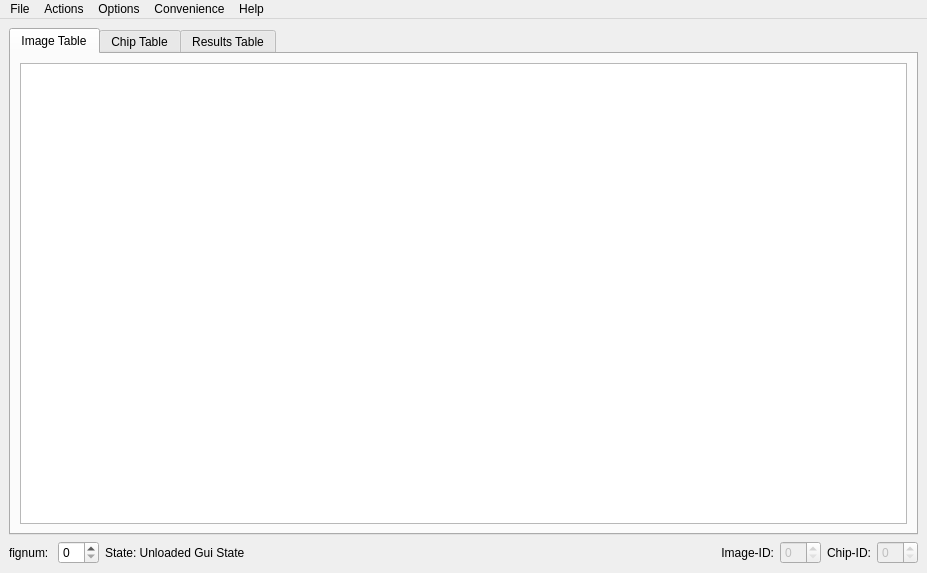
<?xml version="1.0" encoding="UTF-8"?>
<ui version="4.0">
 <class>mainSkel</class>
 <widget class="QMainWindow" name="mainSkel">
  <property name="geometry">
   <rect>
    <x>0</x>
    <y>0</y>
    <width>927</width>
    <height>573</height>
   </rect>
  </property>
  <property name="windowTitle">
   <string>HotSpotter</string>
  </property>
  <widget class="QWidget" name="centralwidget">
   <layout class="QGridLayout" name="gridLayout_2">
    <item row="1" column="1">
     <layout class="QHBoxLayout" name="root_hlayout">
      <item>
       <widget class="QTabWidget" name="tablesTabWidget">
        <property name="sizePolicy">
         <sizepolicy hsizetype="Expanding" vsizetype="Expanding">
          <horstretch>0</horstretch>
          <verstretch>0</verstretch>
         </sizepolicy>
        </property>
        <property name="currentIndex">
         <number>0</number>
        </property>
        <widget class="QWidget" name="image_view">
         <property name="minimumSize">
          <size>
           <width>445</width>
           <height>0</height>
          </size>
         </property>
         <attribute name="title">
          <string>Image Table</string>
         </attribute>
         <layout class="QGridLayout" name="gridLayout_3">
          <item row="0" column="0">
           <layout class="QVBoxLayout" name="verticalLayout">
            <item>
             <widget class="QTableWidget" name="image_TBL">
              <property name="sortingEnabled">
               <bool>true</bool>
              </property>
             </widget>
            </item>
           </layout>
          </item>
         </layout>
        </widget>
        <widget class="QWidget" name="chip_view">
         <attribute name="title">
          <string>Chip Table</string>
         </attribute>
         <layout class="QGridLayout" name="gridLayout_4">
          <item row="0" column="0">
           <layout class="QVBoxLayout" name="verticalLayout_3">
            <item>
             <widget class="QTableWidget" name="chip_TBL">
              <property name="sortingEnabled">
               <bool>true</bool>
              </property>
             </widget>
            </item>
           </layout>
          </item>
         </layout>
        </widget>
        <widget class="QWidget" name="result_view">
         <attribute name="title">
          <string>Results Table</string>
         </attribute>
         <layout class="QVBoxLayout" name="verticalLayout_5">
          <item>
           <layout class="QVBoxLayout" name="verticalLayout_4">
            <item>
             <widget class="QTableWidget" name="res_TBL">
              <property name="sortingEnabled">
               <bool>true</bool>
              </property>
             </widget>
            </item>
           </layout>
          </item>
         </layout>
        </widget>
       </widget>
      </item>
     </layout>
    </item>
    <item row="2" column="1">
     <layout class="QHBoxLayout" name="status_HLayout">
      <item>
       <widget class="QLabel" name="label_2">
        <property name="text">
         <string>fignum: </string>
        </property>
       </widget>
      </item>
      <item>
       <widget class="QSpinBox" name="fignumSPIN"/>
      </item>
      <item>
       <widget class="QLabel" name="state_LBL">
        <property name="text">
         <string>State: Unloaded Gui State</string>
        </property>
       </widget>
      </item>
      <item>
       <spacer name="horizontalSpacer_2">
        <property name="orientation">
         <enum>Qt::Horizontal</enum>
        </property>
        <property name="sizeHint" stdset="0">
         <size>
          <width>40</width>
          <height>20</height>
         </size>
        </property>
       </spacer>
      </item>
      <item>
       <spacer name="horizontalSpacer">
        <property name="orientation">
         <enum>Qt::Horizontal</enum>
        </property>
        <property name="sizeHint" stdset="0">
         <size>
          <width>40</width>
          <height>20</height>
         </size>
        </property>
       </spacer>
      </item>
      <item>
       <widget class="QLabel" name="label_3">
        <property name="text">
         <string>Image-ID:</string>
        </property>
        <property name="alignment">
         <set>Qt::AlignRight|Qt::AlignTrailing|Qt::AlignVCenter</set>
        </property>
       </widget>
      </item>
      <item>
       <widget class="QSpinBox" name="sel_cid_SPIN">
        <property name="enabled">
         <bool>false</bool>
        </property>
       </widget>
      </item>
      <item>
       <widget class="QLabel" name="label">
        <property name="layoutDirection">
         <enum>Qt::LeftToRight</enum>
        </property>
        <property name="text">
         <string>Chip-ID:</string>
        </property>
        <property name="alignment">
         <set>Qt::AlignRight|Qt::AlignTrailing|Qt::AlignVCenter</set>
        </property>
       </widget>
      </item>
      <item>
       <widget class="QSpinBox" name="sel_gid_SPIN">
        <property name="enabled">
         <bool>false</bool>
        </property>
       </widget>
      </item>
     </layout>
    </item>
   </layout>
  </widget>
  <widget class="QMenuBar" name="menubar">
   <property name="geometry">
    <rect>
     <x>0</x>
     <y>0</y>
     <width>927</width>
     <height>21</height>
    </rect>
   </property>
   <widget class="QMenu" name="menuFile">
    <property name="title">
     <string>File</string>
    </property>
    <addaction name="actionOpen_Database"/>
    <addaction name="actionSave_Database"/>
    <addaction name="actionImport_Images"/>
    <addaction name="actionQuit"/>
   </widget>
   <widget class="QMenu" name="menuView">
    <property name="title">
     <string>Convenience</string>
    </property>
    <addaction name="actionConvertImage2Chip"/>
    <addaction name="actionBatch_Change_Name"/>
    <addaction name="separator"/>
    <addaction name="actionOpen_Data_Directory"/>
    <addaction name="actionOpen_Source_Directory"/>
    <addaction name="actionOpen_Internal_Directory"/>
   </widget>
   <widget class="QMenu" name="menuOptions">
    <property name="title">
     <string>Options</string>
    </property>
    <addaction name="actionTogEll"/>
    <addaction name="actionTogPts"/>
    <addaction name="separator"/>
    <addaction name="actionTogPlt"/>
    <addaction name="separator"/>
    <addaction name="actionPreferences"/>
   </widget>
   <widget class="QMenu" name="menuHelp">
    <property name="title">
     <string>Help</string>
    </property>
    <addaction name="actionHelpWorkflow"/>
    <addaction name="separator"/>
    <addaction name="actionHelpCMD"/>
    <addaction name="actionHelpGUI"/>
    <addaction name="actionHelpTroubles"/>
    <addaction name="separator"/>
    <addaction name="actionWriteLogs"/>
   </widget>
   <widget class="QMenu" name="menuActions">
    <property name="title">
     <string>Actions</string>
    </property>
    <addaction name="actionQuery"/>
    <addaction name="separator"/>
    <addaction name="actionAdd_ROI"/>
    <addaction name="actionReselect_ROI"/>
    <addaction name="actionReselect_Orientation"/>
    <addaction name="actionRemove_Chip"/>
    <addaction name="separator"/>
    <addaction name="actionNext"/>
   </widget>
   <addaction name="menuFile"/>
   <addaction name="menuActions"/>
   <addaction name="menuOptions"/>
   <addaction name="menuView"/>
   <addaction name="menuHelp"/>
  </widget>
  <action name="actionOpen_Database">
   <property name="text">
    <string>Open Database</string>
   </property>
   <property name="shortcut">
    <string>Ctrl+O</string>
   </property>
  </action>
  <action name="actionSave_Database">
   <property name="text">
    <string>Save Database</string>
   </property>
   <property name="shortcut">
    <string>Ctrl+S</string>
   </property>
  </action>
  <action name="actionImport_Images">
   <property name="text">
    <string>Import Images</string>
   </property>
   <property name="shortcut">
    <string>Ctrl+I</string>
   </property>
  </action>
  <action name="actionOpen_Data_Directory">
   <property name="text">
    <string>View Data Directory</string>
   </property>
  </action>
  <action name="actionOpen_Source_Directory">
   <property name="text">
    <string>View Source Directory</string>
   </property>
  </action>
  <action name="actionTogEll">
   <property name="text">
    <string>Toggle Ellipses</string>
   </property>
   <property name="shortcut">
    <string>E</string>
   </property>
  </action>
  <action name="actionUndockDisplay">
   <property name="text">
    <string>Undock Display</string>
   </property>
  </action>
  <action name="actionTogPlt">
   <property name="text">
    <string>Toggle PlotWidget</string>
   </property>
  </action>
  <action name="actionHelpCMD">
   <property name="text">
    <string>Command Line Help</string>
   </property>
  </action>
  <action name="actionHelpGUI">
   <property name="text">
    <string>GUI Help</string>
   </property>
  </action>
  <action name="actionHelpTroubles">
   <property name="text">
    <string>Troubleshooting</string>
   </property>
  </action>
  <action name="actionHelpWorkflow">
   <property name="text">
    <string>Workflow Help</string>
   </property>
  </action>
  <action name="actionTogPts">
   <property name="text">
    <string>Toggle Points</string>
   </property>
   <property name="shortcut">
    <string>P</string>
   </property>
  </action>
  <action name="actionAdd_ROI">
   <property name="text">
    <string>Add ROI</string>
   </property>
   <property name="shortcut">
    <string>A</string>
   </property>
  </action>
  <action name="actionReselect_ROI">
   <property name="text">
    <string>Reselect ROI</string>
   </property>
   <property name="shortcut">
    <string>R</string>
   </property>
  </action>
  <action name="actionNext">
   <property name="text">
    <string>Select Next</string>
   </property>
   <property name="toolTip">
    <string>Selects the next unidentified CID or Untagged GID</string>
   </property>
   <property name="shortcut">
    <string>N</string>
   </property>
  </action>
  <action name="actionRemove_Chip">
   <property name="text">
    <string>Remove Chip</string>
   </property>
   <property name="shortcut">
    <string>Ctrl+Del</string>
   </property>
  </action>
  <action name="actionQuery">
   <property name="text">
    <string>Query</string>
   </property>
   <property name="shortcut">
    <string>Q</string>
   </property>
  </action>
  <action name="actionPrev">
   <property name="text">
    <string>Prev</string>
   </property>
  </action>
  <action name="actionWriteLogs">
   <property name="text">
    <string>Write Logs</string>
   </property>
  </action>
  <action name="actionOpen_Internal_Directory">
   <property name="text">
    <string>View Internal Directory</string>
   </property>
  </action>
  <action name="actionPreferences">
   <property name="text">
    <string>Edit Preferences</string>
   </property>
   <property name="shortcut">
    <string>Ctrl+P</string>
   </property>
  </action>
  <action name="actionQuit">
   <property name="text">
    <string>Quit</string>
   </property>
  </action>
  <action name="actionConvertImage2Chip">
   <property name="text">
    <string>Convert All Images to Chips</string>
   </property>
  </action>
  <action name="actionBatch_Change_Name">
   <property name="text">
    <string>Batch Change Name</string>
   </property>
  </action>
  <action name="actionReselect_Orientation">
   <property name="text">
    <string>Reselect Orientation</string>
   </property>
   <property name="shortcut">
    <string>O</string>
   </property>
  </action>
 </widget>
 <resources/>
 <connections/>
</ui>
